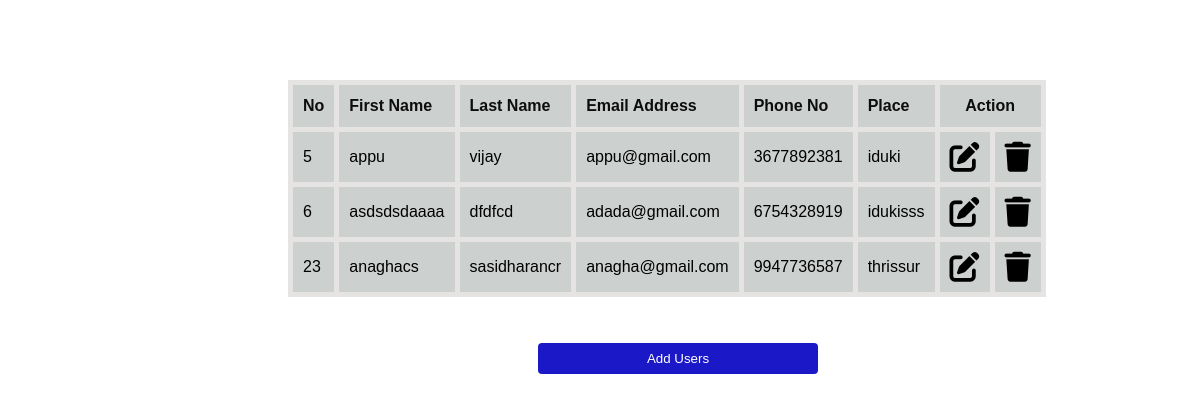
The page / on the database its author committed.
### newapp/models.py (models this page shows)
class Users(models.Model):
    first_name=models.CharField(max_length=20)
    last_name=models.CharField(max_length=20)
    email_address=models.EmailField(max_length=50)
    phone_no=models.CharField(max_length=12)
    place=models.CharField(max_length=50)

### newapp/views.py (the view)
# urls.py: path('', views.index,name="index"),
def index(request):
    user=Users.objects.all()
    return render(request,'index.html',{'user':user})

### newapp/templates/index.html (shortened to what this page needs)
<!DOCTYPE html>
<html lang="en">
<head>
</head>
{% load static %}
<link rel="stylesheet" href="{% static 'style.css' %}">
<link rel="stylesheet" href="https://cdnjs.cloudflare.com/ajax/libs/font-awesome/6.0.0/css/all.min.css"><body>
    <div class="container">
        <table id="customers" border="1">
            <thead>
                <th>No</th>
                <th> First Name</th>
                <th> Last Name</th>
                <th>Email Address</th>
                <th>Phone No</th>
                <th>Place</th>
                <th colspan="2" id="mid">Action</th>
            </thead>
            {% for i in user %}
            <tr>
                <td>{{i.id}}</td>
                <td>{{i.first_name}}</td>
                <td>{{i.last_name}}</td>
                <td>{{i.email_address}}</td>
                <td>{{i.phone_no}}</td>
                <td>{{i.place}}</td>
                <td>
                    <a href="update/{{i.id}}"><i class="fas fa-edit"></i></a>
                </td>
                <td>
                    <a href="delete/{{i.id}}"><i class="fa-solid fa-trash"></i></a>
                </td>
            </tr>
            {% endfor %}
        </table>
        <br><br>
        <a href="{% url 'add' %}"><button id="new3">Add Users</button></a><br><br>
    </div>
</body>
</html>

### newapp/static/style.css (style rules this page uses)
.container { margin: 80px 180px 60px 180px; padding: 0px 100px 100px 100px; }
#customers { margin-top: 50px; background-color: #ccd0ce; font-family: Arial, Helvetica, sans-serif; border-collapse: collapse; width: 100%; }
#customers td, #customers th { border: 5px solid rgb(230, 227, 227); padding: 10px 10px 10px 10px; }
#customers th { padding-top: 12px; padding-bottom: 12px; text-align: left; background-color: #ccd0ce; color: rgb(14, 13, 13); }
#customers #mid { text-align: center; }
.container #new3 { padding: 8px; background-color: rgb(27, 24, 199); color: white; border-radius: 4px; border: none; width: 280px; margin: 10px 250px; }
.fa-solid, .fas { font-family: "Font Awesome 6 Free"; font-weight: 80px; color: black; font-size: 30px; }

### rows shown on the page
Users: id "5", first_name "appu", last_name "vijay", email_address "appu@gmail.com", phone_no "3677892381", place "iduki"
Users: id "6", first_name "asdsdsdaaaa", last_name "dfdfcd", email_address "adada@gmail.com", phone_no "6754328919", place "idukisss"
Users: id "23", first_name "anaghacs", last_name "sasidharancr", email_address "anagha@gmail.com", phone_no "9947736587", place "thrissur"
